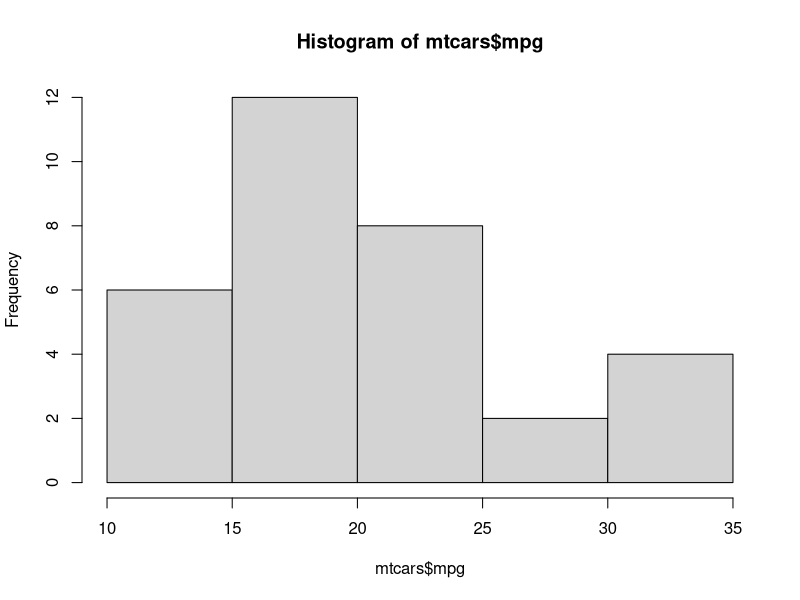
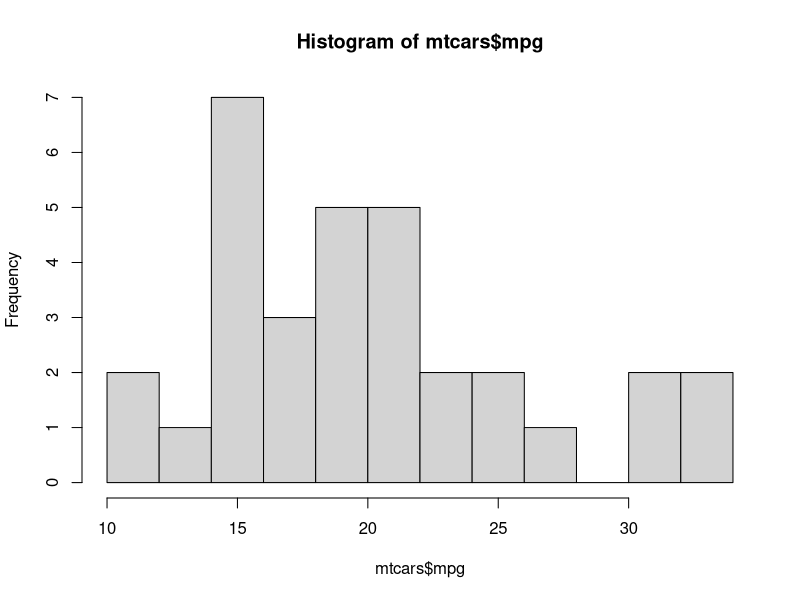
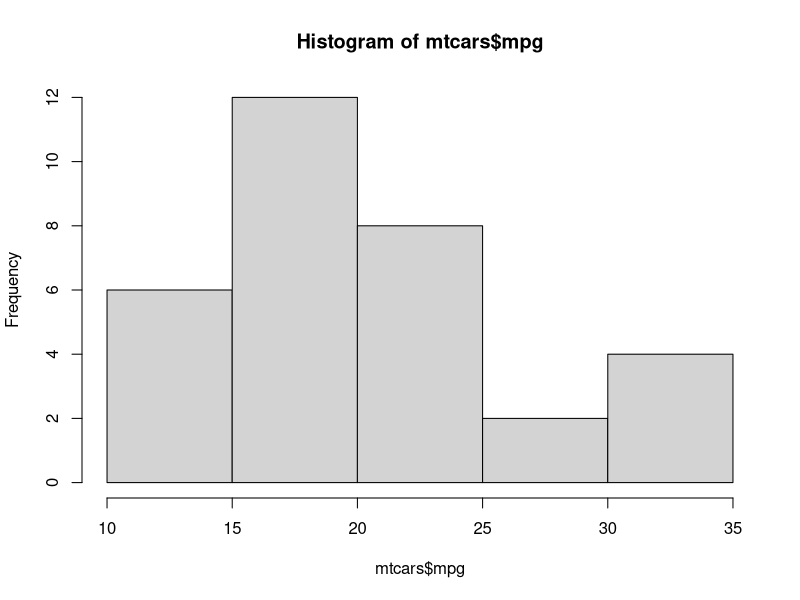
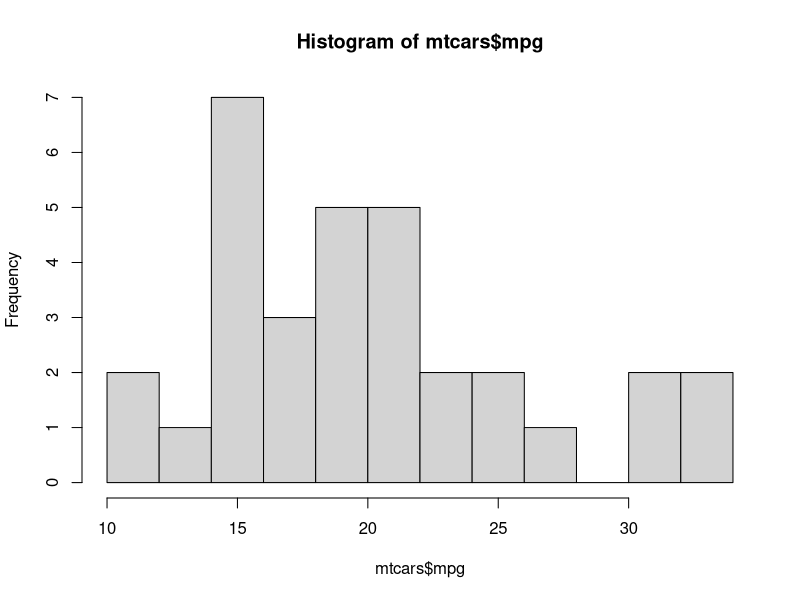

The R script that drew these images, in order: (Note: this script raises an error after producing the figures.)
#Creating Histogram
#View the distribution of one-dimensional data with a histogram
mtcars$mpg
hist(mtcars$mpg)
hist(mtcars$mpg,breaks = 10) #specify approximate number of bins with breaks
hist(mtcars$mpg,breaks = 5)
hist(mtcars$mpg,breaks = 12)

qplot(mpg,data=mtcars,binwidth=4)
ggplot(mtcars, aes(x=mpg)) + geom_histogram(binwidth = 4)
ggplot(mtcars, aes(x=mpg)) + geom_histogram(binwidth = 5)
